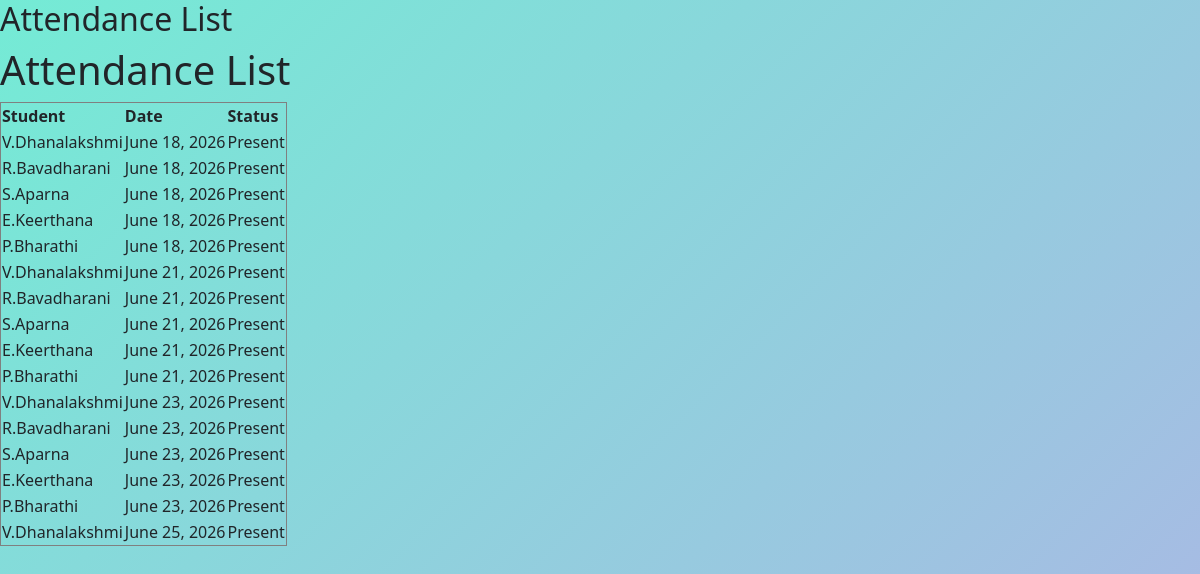
The app's page /polls/attendance_list/ (signed in), older data.
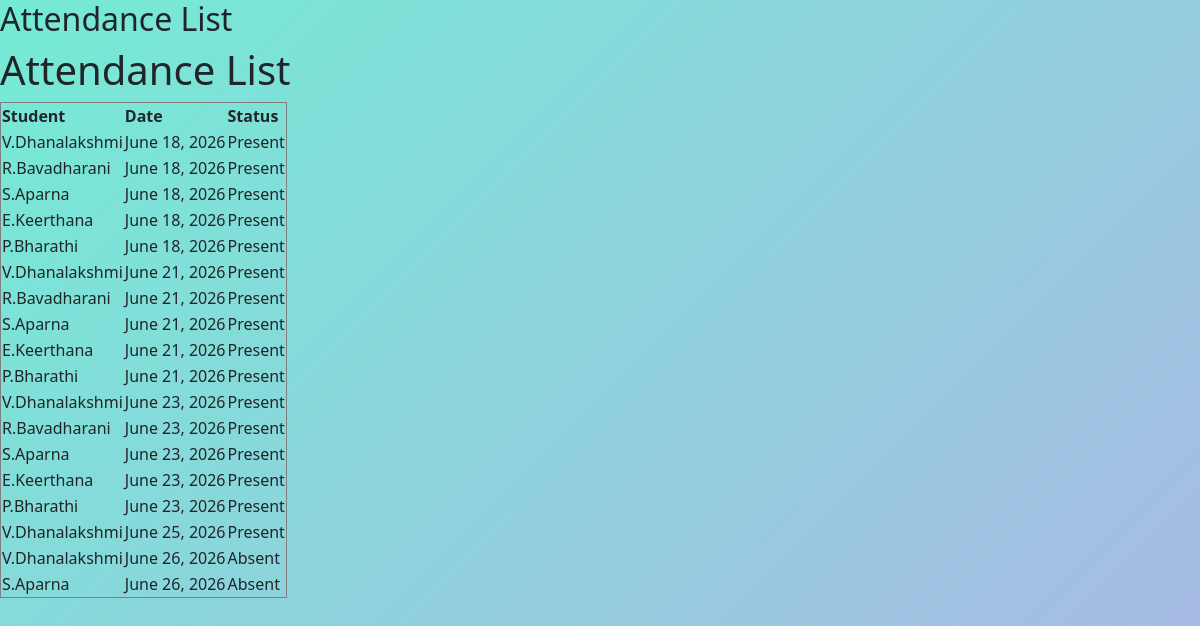
The same page, newer data.
### polls/models.py (models this page shows, shortened)
class Attendance(models.Model):
    STATUS_CHOICES = [
        ('Present', 'Present'),
        ('Absent', 'Absent'),
    ]
    student = models.ForeignKey(Student, on_delete=models.CASCADE)
    date = models.DateField()
    status = models.CharField(max_length=20, choices=STATUS_CHOICES)
    class Meta:
        unique_together = ('student', 'date')

class Student(models.Model):
    name = models.CharField(max_length=100)
    roll_no = models.IntegerField(unique=True)
    department = models.CharField(max_length=50)
    email = models.EmailField()

### polls/views.py (the view)
# urls.py: path('attendance_list/', views.attendance_list, name='attendance_list'),
@login_required
def attendance_list(request):
    attendance_records = Attendance.objects.all()
    return render(
        request,
        'polls/attendance_list.html',
        {'attendance_records': attendance_records}
    )

### polls/templates/polls/attendance_list.html (shortened to what this page needs)
{% extends 'polls/base.html' %}
{% block content %}
<h2>Attendance List</h2>
<!DOCTYPE html>
<html>
<head>
</head>
<body>
<h1>Attendance List</h1>
<table border="1">
    <tr>
        <th>Student</th>
        <th>Date</th>
        <th>Status</th>
    </tr>
    {% for record in attendance_records %}
    <tr>
        <td>{{ record.student.name }}</td>
        <td>{{ record.date }}</td>
        <td>{{ record.status }}</td>
    </tr>
    {% endfor %}
</table>
</body>
</html>
{% endblock %}

Row changes from the older to the newer data that the page shows:
added Attendance: student.name "V.Dhanalakshmi", date "June 26, 2026", status "Absent"
added Attendance: student.name "S.Aparna", date "June 26, 2026", status "Absent"
